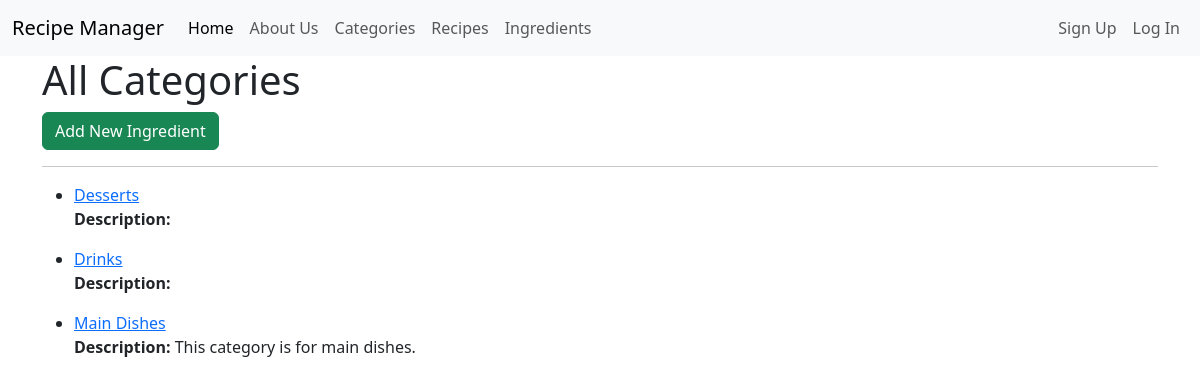
Page /recipes/categories/ on the earlier database version.
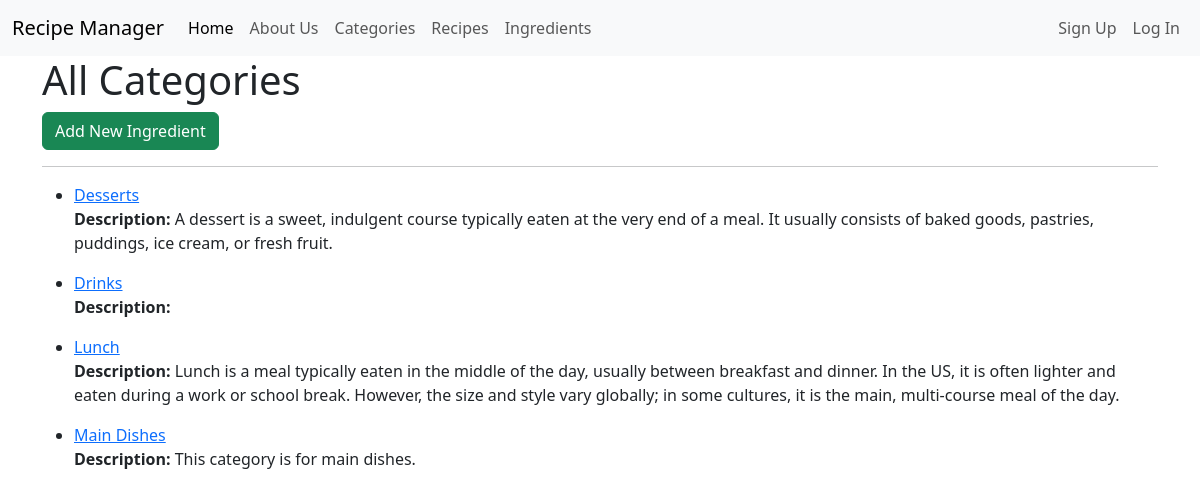
Same page on the later database version.
### recipes/models.py (models this page shows, shortened)
class Category(models.Model):
    name = models.CharField(max_length=100, unique=True)
    slug = models.SlugField(max_length=100, unique=True, blank=True)
    description = models.TextField(blank=True)
    class Meta:
        verbose_name = 'Category'
        verbose_name_plural = 'Categories'
        ordering = ['name']

### recipes/views.py (the view)
# urls.py: path('categories/', CategoryListView.as_view(), name='categories_list'),
class CategoryListView(ListView):
    model = Category
    template_name = 'categories/list.html'
    context_object_name = 'categories'

### templates/categories/list.html (shortened to what this page needs)
{% extends 'base.html' %}
{% block content %}
    <h1>All Categories</h1>
    <a href="{% url 'categories_new' %}" class="btn btn-success">Add New Ingredient</a>
    <hr>
    <ul>
        {% for category in categories %}
            <li>
                <a href= "{% url 'categories_detail' category.id %}">{{ category.name }}</a>
                <p><strong>Description:</strong> {{ category.description }}</p>
            </li>
        {% endfor %}
    </ul>
{% endblock content %}

Differences in the rows shown:
changed Category "Desserts": description (not shown) → "A dessert is a sweet, indulgent course typically eaten at the very end of a meal. It usually consists of baked goods, pastries, puddings, ice cream, or fresh fruit."
added Category: name "Lunch", description "Lunch is a meal typically eaten in the middle of the day, usually between breakfast and dinner. In the US, it is often lighter and eaten during a work or school break. However, the size and style vary globally; in some cultures, it is the main, multi-course meal of the day."
